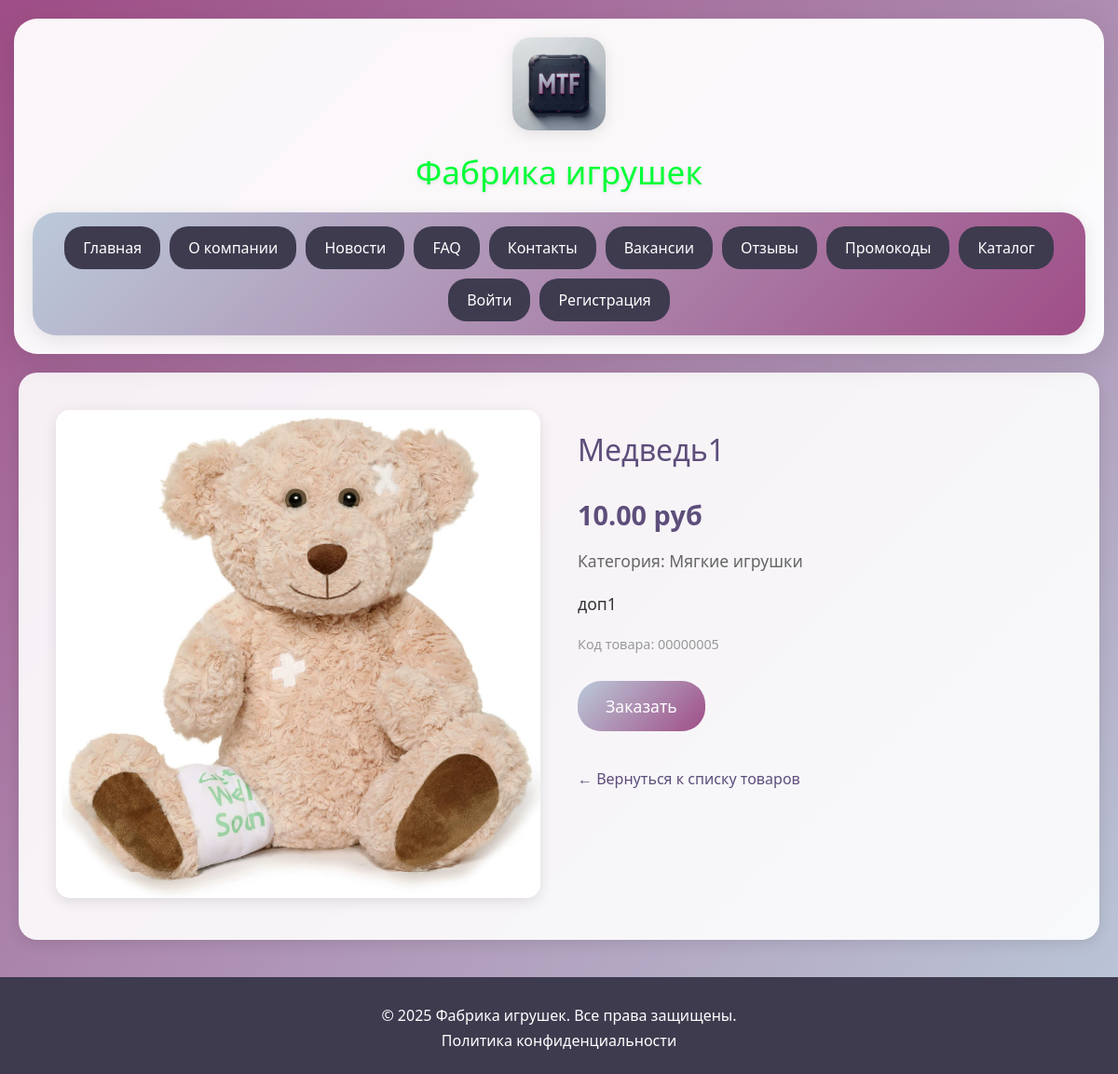
/catalog/product/9/, run on the app's committed database.
### catalog/models.py (models this page shows, shortened)
class Product(models.Model):
    name = models.CharField(max_length=200)
    product_code = models.CharField(max_length=50, unique=True)
    category = models.ForeignKey(ProductCategory, on_delete=models.SET_NULL, null=True)
    model = models.ForeignKey(ProductModel, on_delete=models.SET_NULL, null=True)
    price = models.DecimalField(
        max_digits=10, decimal_places=2, validators=[MinValueValidator(0.01)]
    )
    min_order_quantity = models.PositiveIntegerField(
        default=100,
        validators=[MinValueValidator(100)],
        help_text="Минимальное количество для оптового заказа",
    )
    is_active = models.BooleanField(default=True)
    description = models.TextField(blank=True)
    image = models.ImageField(upload_to="products/", blank=True, null=True)
    created_at = models.DateTimeField(auto_now_add=True)
    class Meta:
        verbose_name = "Товар"
        verbose_name_plural = "Товары"

class ProductCategory(models.Model):
    name = models.CharField(max_length=200, help_text="Введите название категории")
    description = models.TextField(blank=True)
    class Meta:
        verbose_name = "Категория товара"
        verbose_name_plural = "Категории товаров"

### catalog/views.py (the view)
class ProductDetailView(DetailView):
    model = Product
    template_name = "catalog/product_detail.html"
    context_object_name = "product"
    def get_context_data(self, **kwargs):
        logger.debug(
            f"Preparing context for ProductDetailView, product_id={self.kwargs.get('pk')}"
        )
        context = super().get_context_data(**kwargs)
        context["related_products"] = Product.objects.filter(
            category=self.object.category
        ).exclude(id=self.object.id)[:4]
        logger.info("ProductDetailView context prepared")
        return context

### templates/catalog/product_detail.html (shortened to what this page needs)
{% extends 'base.html' %}
{% block content %}
<link rel="stylesheet" href="/static/css/product_detail.css">
<div class="product-detail">
    <div class="product-container">
        <div>
            <img src="{{ product.image.url }}" alt="{{ product.name }}" class="product-image">
        </div>
        <div class="product-info">
            <h1>{{ product.name }}</h1>
            <p class="product-price">{{ product.price }} руб</p>
            <p class="product-category">Категория: {{ product.category.name }}</p>
            <p class="product-description">{{ product.description }}</p>
            <p class="product-code">Код товара: {{ product.product_code }}</p>
            <a href="{% url 'catalog:create_order' %}?product={{ product.id }}" class="order-button">Заказать</a>
            <div>
                <a href="{% url 'catalog:product_list' %}" class="back-link">← Вернуться к списку товаров</a>
            </div>
        </div>
    </div>
</div>
{% endblock %}

### static/css/base.css (style rules this page uses)
body { margin: 0; background: -webkit-linear-gradient(135deg, #bbcada 0%, #9f4d86 100%); min-height: 100vh; font-family: 'Segoe UI', Tahoma, Geneva, Verdana, sans-serif; }

### static/css/product_detail.css (style rules this page uses)
.product-detail { max-width: 1200px; margin: 0 auto; padding: 20px; }
.product-container { background: rgba(255, 255, 255, 0.9); border-radius: 20px; padding: 40px; box-shadow: 0 4px 15px rgba(0, 0, 0, 0.1); display: grid; grid-template-columns: 1fr 1fr; gap: 40px; align-items: start; }
.product-image { width: 100%; border-radius: 15px; box-shadow: 0 4px 15px rgba(0, 0, 0, 0.1); }
.product-info h1 { color: #5d4e7b; margin-bottom: 20px; font-weight: 300; font-size: 2em; }
.product-price { color: #5d4e7b; font-size: 1.8em; font-weight: bold; margin-bottom: 15px; }
.product-category { color: #666; margin-bottom: 20px; font-size: 1.1em; }
.product-description { color: #333; line-height: 1.6; margin-bottom: 20px; font-size: 1.1em; }
.product-code { color: #999; margin-bottom: 30px; font-size: 0.9em; }
.order-button { background: linear-gradient(135deg, #bbcada 0%, #9f4d86 100%); color: white; padding: 15px 30px; border: none; border-radius: 25px; text-decoration: none; display: inline-block; font-size: 1.1em; font-weight: 500; transition: transform 0.3s ease; margin-bottom: 20px; }
.back-link { color: #5d4e7b; text-decoration: none; font-weight: 500; display: inline-block; margin-top: 20px; }

### data on the page
Product: image (picture), name "Медведь1", price "10.00", category.name "Мягкие игрушки", description "доп1", product_code "00000005"
